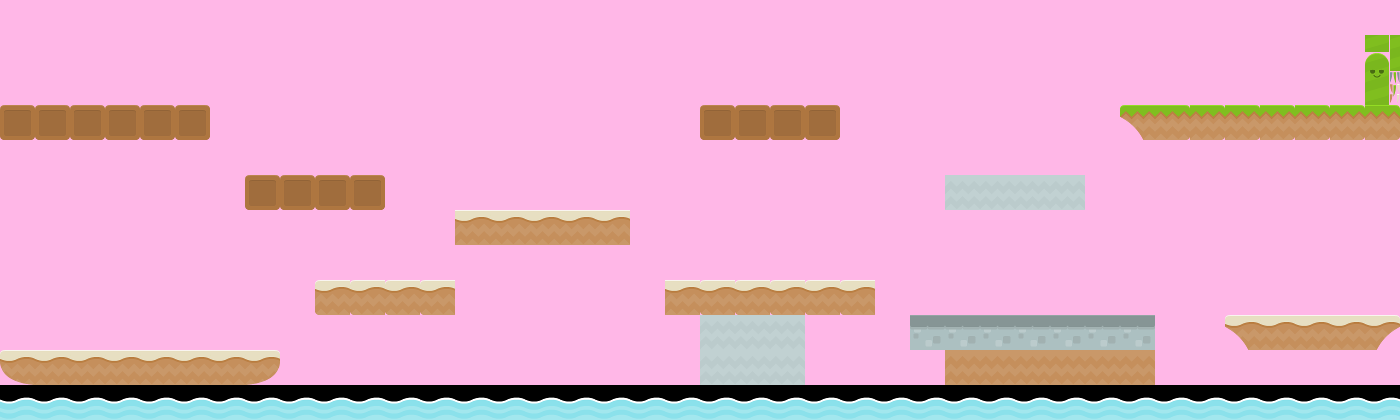

Below is a game level as drawn by its tile map, then a one-line description and the .tmx that defines it (tile-layer data replaced by summaries):
An orthogonal 40x12 tile map with 35x35 px tiles, 2 tile layers (backgroundLayer, collisionLayer), 2 tilesets and 12 objects.

<map version="1.0" tiledversion="1.0.3" orientation="orthogonal" renderorder="right-down" width="40" height="12" tilewidth="35" tileheight="35" nextobjectid="17">
 <tileset firstgid="1" name="tiles_spritesheet" tilewidth="35" tileheight="35" spacing="1" tilecount="156" columns="12">
  <image source="../images/tiles_spritesheet.png" width="457" height="468" />
 </tileset>
 <tileset firstgid="157" name="coinGold" tilewidth="35" tileheight="35" spacing="1" tilecount="1" columns="1">
  <image source="../images/coinGold.png" width="35" height="35" />
 </tileset>
 <layer name="backgroundLayer" width="40" height="12">
  <data>[480 cells, 480 non-empty, 2 distinct tile ids]</data>
 </layer>
 <layer name="collisionLayer" width="40" height="12">
  <data>[480 cells, 75 non-empty, 14 distinct tile ids]</data>
 </layer>
 <objectgroup name="objectsLayer">
  <object id="1" gid="147" x="1143" y="94" width="35" height="35">
   <properties>
    <property name="type" value="player" />
   </properties>
  </object>
  <object id="2" gid="148" x="70" y="70" width="35" height="35">
   <properties>
    <property name="key" value="goal" />
    <property name="nextLevel" value="level3" />
    <property name="type" value="goal" />
   </properties>
  </object>
  <object id="3" gid="146" x="293" y="171" width="35" height="35">
   <properties>
    <property name="type" value="enemy" />
   </properties>
  </object>
  <object id="4" gid="146" x="221" y="339" width="35" height="35">
   <properties>
    <property name="type" value="enemy" />
   </properties>
  </object>
  <object id="5" gid="146" x="590" y="205" width="35" height="35">
   <properties>
    <property name="type" value="enemy" />
   </properties>
  </object>
  <object id="6" gid="146" x="739" y="104" width="35" height="35">
   <properties>
    <property name="type" value="enemy" />
   </properties>
  </object>
  <object id="8" gid="146" x="799" y="274" width="35" height="35">
   <properties>
    <property name="type" value="enemy" />
   </properties>
  </object>
  <object id="9" gid="146" x="968" y="170" width="35" height="35">
   <properties>
    <property name="type" value="enemy" />
   </properties>
  </object>
  <object id="10" gid="146" x="1042" y="311" width="35" height="35">
   <properties>
    <property name="type" value="enemy" />
    <property name="velocity" value="80" />
   </properties>
  </object>
  <object id="14" gid="157" x="671" y="34" width="35" height="35">
   <properties>
    <property name="type" value="coin" />
   </properties>
  </object>
  <object id="15" gid="157" x="630" y="56" width="35" height="35">
   <properties>
    <property name="type" value="coin" />
   </properties>
  </object>
  <object id="16" gid="157" x="599" y="86" width="35" height="35">
   <properties>
    <property name="type" value="coin" />
   </properties>
  </object>
 </objectgroup>
</map>
